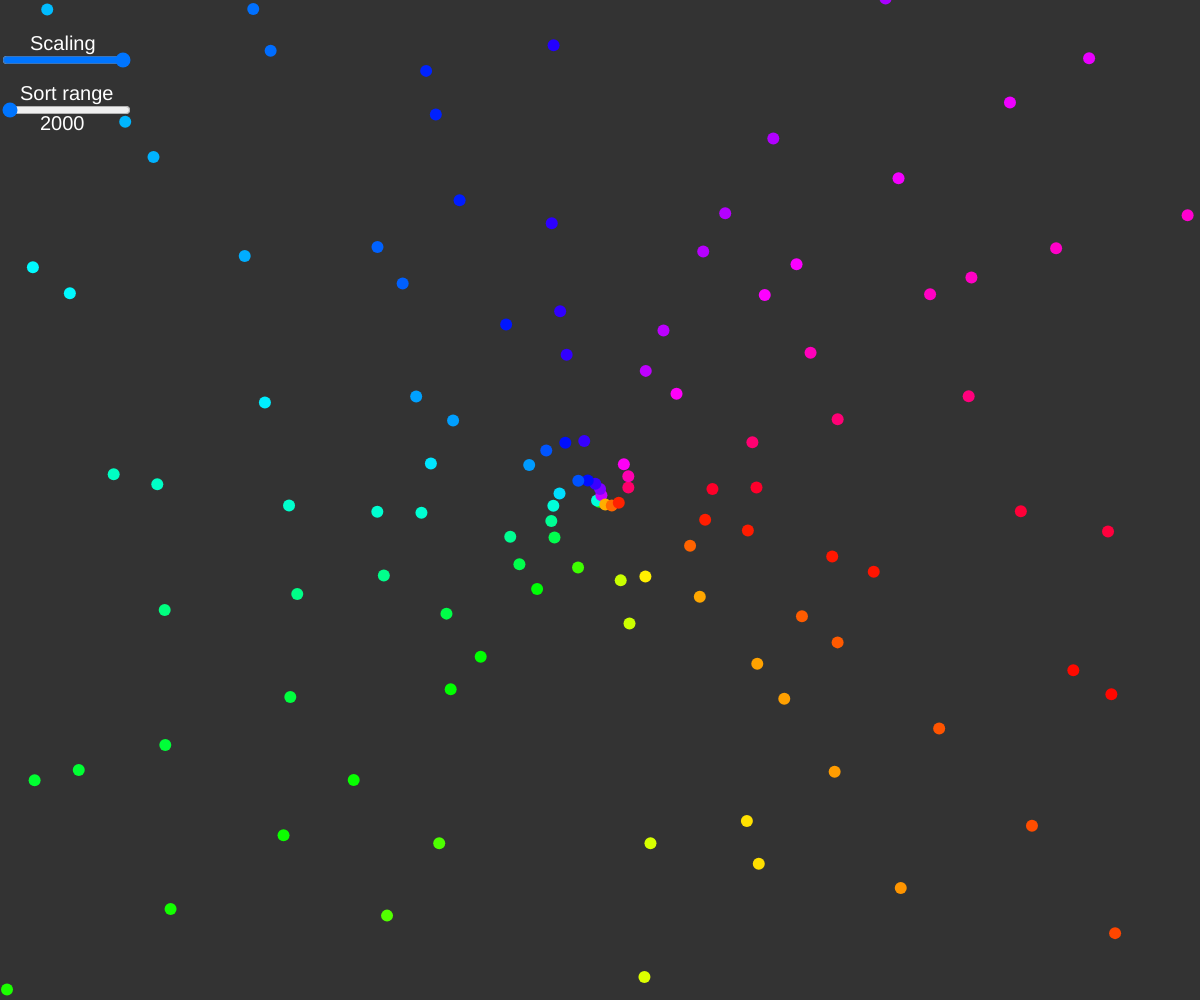
Frame 1 (no input)
Frame 60 (no input): identical to frame 1, image omitted
Frame 120 (the mouse pressed at the canvas centre since frame 60): identical to frame 1, image omitted

The p5.js sketch that drew this single still picture (run headless with seeded random() and noise() and a simulated clock; from frame 60 on, the mouse is pressed at the canvas centre):

// p5.js sketch
// ── sketch.js
let scaling;
let scaleSlider;
let ValueSlider;
let accuracy = 0.001;

function setup() 
{
	createCanvas(windowWidth, windowHeight);
	noStroke();
	ValueSlider = createSlider(2000, 500000, 2000, 1000);
	ValueSlider.position(0, 100);
	scaleSlider = createSlider(accuracy, 1, 1, accuracy);
	scaleSlider.position(0, 50);
	textSize(20);
	colorMode(HSB);
}

function draw() 
{
	scaling = scaleSlider.value();
	max = ValueSlider.value();
	background(0, 0, 20);
	fill(0, 0, 100);
	text('Scaling', 30, 50);
	fill(0, 0, 100);
	text('Sort range', 20, 100);
	text(max, 40, 130);
	drawPoint(max);
	
}

function primeNumber(number, val) 
{
	if (number < 2)
		return false;
	if (number == 2)
		return true;
	if (number % val == 0)
		return false;
	if (val * val > number)
		return true;
	return primeNumber(number, val + 1);
}

function drawPoint(max)
{
	let x = width / 2;
	let y = height / 2;
	for (let i = 0; i < max; i++) {
		if (primeNumber(i, 2) == true) {
			let dx = x + (i * cos(i) * scaling);
			let dy = y + (i * sin(i) * scaling);
			let cccc = 179.89 * i / PI;
			while (cccc >= 360)
				cccc -= 360;
			fill(cccc, 100, 100);
			ellipse(dx, dy, 2 + (sqrt(scaling)) * 10);
		}
	}
}
